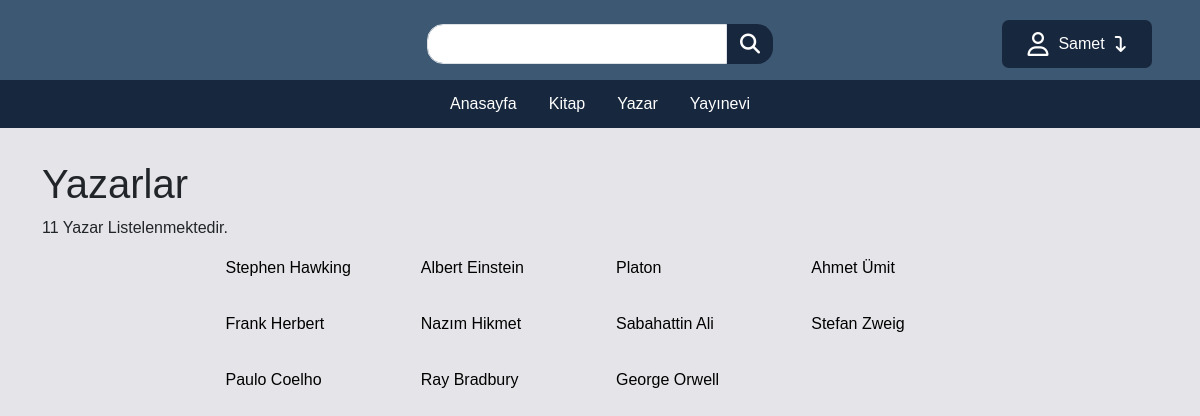
/pages/yazarsec.php (signed in), run on the app's committed database.
### tables this page shows
CREATE TABLE `yazar` (
  `id` int(11) NOT NULL,
  `isim` varchar(30) NOT NULL,
  `ozgecmis` text NOT NULL,
  `resim` varchar(30) NOT NULL
);

### pages/yazarsec.php (the view, shortened to what this page needs)
<?php include '../php/baglan.php';?>
<!DOCTYPE html>
<html lang="en">
<head>
    <link href="https://cdn.jsdelivr.net/npm/bootstrap@5.3.0-alpha1/dist/css/bootstrap.min.css" rel="stylesheet">
    <link rel="stylesheet" href="../css/style.css">
    <link rel="stylesheet" href="../css/yazarsec.css">
</head>
<body>
    <?php include 'header.php';?>
    <?php
        $yazarlar = $db->query("select * from yazar order by id desc")->fetchAll(PDO::FETCH_ASSOC);
    ?>
    <div class="container">
        <h1>Yazarlar</h1>
        <p><?= count($yazarlar)?> Yazar Listelenmektedir.</p>
        <div class="container liste w-75">
            <ul>
                <?php foreach($yazarlar as $yazar) { ?>
                    <li><a href="yazardetay.php?id=<?= $yazar['id']?>"><?= $yazar['isim']?></a></li>
                <?php } ?>
            </ul>
        </div>
    </div>
</body>
</html>

### css/style.css (style rules this page uses)
* { font-family: sans-serif; }
body { background-color: #e5e4e9; }

### css/yazarsec.css (style rules this page uses)
.container { display: flex; flex-direction: column; }
.liste ul { list-style:none; display: flex; flex-wrap: wrap; }
.liste li { width: 25%; margin-bottom: 2rem; }
.liste a { text-decoration: none; color: #000; }

### data on the page
yazar: isim "Stephen Hawking"
yazar: isim "Albert Einstein"
yazar: isim "Platon"
yazar: isim "Ahmet Ümit"
yazar: isim "Frank Herbert"
yazar: isim "Nazım Hikmet"
yazar: isim "Sabahattin Ali"
yazar: isim "Stefan Zweig"
yazar: isim "Paulo Coelho"
yazar: isim "Ray Bradbury"
yazar: isim "George Orwell"

### other printed values
$_SESSION['kullanici_ad'] "Samet"
count($yazarlar) "11"
